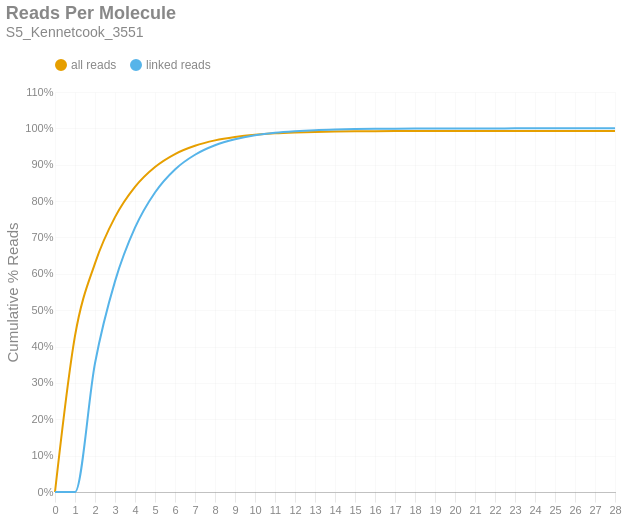

Here is the notebook cell this chart was saved with:
### Markdown cell above
### Reads per Molecule
This chart shows the cumulative distribution of the number of reads per linked molecule. That is, how many alignments are associated with a unique molecule. This excludes the number of reads associated with invalid or absent linked-read barcodes. The `linked` histogram is the percentages recalculated when disregarding singletons.

### Code cell
if SKIPLR:
    print_html(f"Skipped")
else:
    counts = np.bincount(valids['reads'].cast(pl.Int64).to_numpy())
    weighted = counts * np.arange(len(counts))
    all_perc = weighted / n_reads
    linked_perc = weighted / n_linked_reads
    linked_perc[1] = 0
    binned_df = pl.DataFrame({
        'readsper': list(range(len(counts))),
        'all reads (cumsum)': np.cumsum(all_perc).tolist(),
        'linked reads (cumsum)': np.cumsum(linked_perc).tolist(),
    })

    with SafeRender(binned_df):
        (
            density_plot(binned_df, 'Reads Per Molecule', samplename, 'readspmol')
            .encode(
                x=alt.X('readsper:O', title=None).axis(labelAngle=0).scale(padding=0),
                y=alt.Y('value:Q', title='Cumulative % Reads').axis(format='%').stack(False),
                color=alt.Color("key:N").scale(domain=["all reads", "linked reads"]),
                tooltip=[
                    alt.Tooltip("key:N", title="Data Type"),
                    alt.Tooltip("readsper:O", title="Reads Per Molecule"),
                    alt.Tooltip("value:Q", format=".2%", title="% Reads (Cum.)")
                ]            
            )
        ).display()

### Figure 1 — Vega-Lite specification as saved in the notebook (floating-point values rounded to 4 significant figures)
{"width": "container", "height": 400, "config": {"title": {"anchor": "start", "dy": -15, "fontSize": 18, "color": "#888888", "subtitleColor": "#888888", "subtitleFontSize": 14}, "arc": {"fill": "#0072B2"}, "axis": {"domainColor": "#888888", "domainWidth": 0.5, "gridWidth": 0.2, "grid": false, "titleFontWeight": 400, "titleFontSize": 15, "labelFontSize": 11, "labelColor": "#888888", "tickColor": "#888888", "tickWidth": 0.2, "titleColor": "#888888"}, "axisBand": {"grid": false}, "axisX": {"grid": true, "tickSize": 10, "domainCap": "round"}, "axisY": {"domain": false, "grid": true, "tickSize": 0, "domainCap": "round"}, "background": "transparent", "header": {"labelFontSize": 15, "labelColor": "#888888", "titleFontSize": 15, "titleFontWeight": 600, "titleColor": "#888888"}, "legend": {"labelFont": "sans-serif", "labelFontSize": 12, "labelColor": "#888888", "symbolSize": 100, "symbolType": "circle", "titleFontSize": 12, "titlePadding": 10, "titleColor": "#888888", "title": null, "orient": "top"}, "range": {"category": ["#E69F00", "#56B4E9", "#009E73", "#F0E442", "#0072B2", "#D55E00", "#CC79A7", "#000000"], "diverging": ["#cfe8f3", "#a2d4ec", "#73bfe2", "#46abdb", "#1696d2", "#12719e"]}, "area": {"fill": "#0072B2", "fillOpacity": 0.7, "line": true, "strokeOpacity": 0.7}, "line": {"color": "#0072B2", "stroke": "#0072B2", "strokeWidth": 2}, "trail": {"color": "#0072B2", "stroke": "#0072B2", "strokeWidth": 0, "size": 1}, "point": {"filled": true, "fillOpacity": 1.0, "size": 95}, "text": {"color": "#888888", "fontSize": 11, "align": "right", "fontWeight": 400, "size": 11}, "bar": {"fill": "#0072B2", "stroke": null}, "view": {"stroke": null, "continuousWidth": 660, "continuousHeight": 400}}, "data": {"name": "data-5e6d3eae52f3a5f093511b8af0c38fd2"}, "mark": {"type": "line", "interpolate": "monotone", "point": {"opacity": 0, "size": 275}}, "encoding": {"color": {"field": "key", "scale": {"domain": ["all reads", "linked reads"]}, "type": "nominal"}, "tooltip": [{"field": "key", "title": "Data Type", "type": "nominal"}, {"field": "readsper", "title": "Reads Per Molecule", "type": "ordinal"}, {"field": "value", "format": ".2%", "title": "% Reads (Cum.)", "type": "quantitative"}], "x": {"axis": {"labelAngle": 0}, "field": "readsper", "scale": {"padding": 0}, "title": null, "type": "ordinal"}, "y": {"axis": {"format": "%"}, "field": "value", "stack": false, "title": "Cumulative % Reads", "type": "quantitative"}}, "params": [{"name": "param_c36ac31b6afebe62", "select": {"type": "point", "fields": ["key"]}, "bind": "legend"}], "title": {"text": "Reads Per Molecule", "subtitle": "S5_Kennetcook_3551"}, "transform": [{"fold": ["all reads (cumsum)", "linked reads (cumsum)"]}, {"calculate": "replace(datum.key, ' (cumsum)', '')", "as": "key"}, {"filter": {"param": "param_c36ac31b6afebe62"}}], "usermeta": {"embedOptions": {"downloadFileName": "S5_Kennetcook_3551.readspmol"}}, "$schema": "https://vega.github.io/schema/vega-lite/v6.1.0.json", "datasets": {"data-5e6d3eae52f3a5f093511b8af0c38fd2": [{"readsper": 0, "all reads (cumsum)": 0.0, "linked reads (cumsum)": 0.0}, {"readsper": 1, "all reads (cumsum)": 0.4293, "linked reads (cumsum)": 0.0}, {"readsper": 2, "all reads (cumsum)": 0.6288, "linked reads (cumsum)": 0.354}, {"readsper": 3, "all reads (cumsum)": 0.7558, "linked reads (cumsum)": 0.5792}, {"readsper": 4, "all reads (cumsum)": 0.8391, "linked reads (cumsum)": 0.7269}, {"readsper": 5, "all reads (cumsum)": 0.8937, "linked reads (cumsum)": 0.8238}, {"readsper": 6, "all reads (cumsum)": 0.9294, "linked reads (cumsum)": 0.8871}, {"readsper": 7, "all reads (cumsum)": 0.9522, "linked reads (cumsum)": 0.9275}, {"readsper": 8, "all reads (cumsum)": 0.9669, "linked reads (cumsum)": 0.9536}, {"readsper": 9, "all reads (cumsum)": 0.9762, "linked reads (cumsum)": 0.9701}, {"readsper": 10, "all reads (cumsum)": 0.9824, "linked reads (cumsum)": 0.981}, {"readsper": 11, "all reads (cumsum)": 0.9863, "linked reads (cumsum)": 0.988}, {"readsper": 12, "all reads (cumsum)": 0.9887, "linked reads (cumsum)": 0.9922}, {"readsper": 13, "all reads (cumsum)": 0.9903, "linked reads (cumsum)": 0.9951}, {"readsper": 14, "all reads (cumsum)": 0.9913, "linked reads (cumsum)": 0.9969}, {"readsper": 15, "all reads (cumsum)": 0.992, "linked reads (cumsum)": 0.998}, {"readsper": 16, "all reads (cumsum)": 0.9924, "linked reads (cumsum)": 0.9987}, {"readsper": 17, "all reads (cumsum)": 0.9926, "linked reads (cumsum)": 0.9992}, {"readsper": 18, "all reads (cumsum)": 0.9928, "linked reads (cumsum)": 0.9995}, {"readsper": 19, "all reads (cumsum)": 0.9929, "linked reads (cumsum)": 0.9997}, {"readsper": 20, "all reads (cumsum)": 0.993, "linked reads (cumsum)": 0.9998}, {"readsper": 21, "all reads (cumsum)": 0.993, "linked reads (cumsum)": 0.9999}, {"readsper": 22, "all reads (cumsum)": 0.9931, "linked reads (cumsum)": 0.9999}, {"readsper": 23, "all reads (cumsum)": 0.9931, "linked reads (cumsum)": 1.0}, {"readsper": 24, "all reads (cumsum)": 0.9931, "linked reads (cumsum)": 1.0}, {"readsper": 25, "all reads (cumsum)": 0.9931, "linked reads (cumsum)": 1.0}, {"readsper": 26, "all reads (cumsum)": 0.9931, "linked reads (cumsum)": 1.0}, {"readsper": 27, "all reads (cumsum)": 0.9931, "linked reads (cumsum)": 1.0}, {"readsper": 28, "all reads (cumsum)": 0.9931, "linked reads (cumsum)": 1.0}]}}
